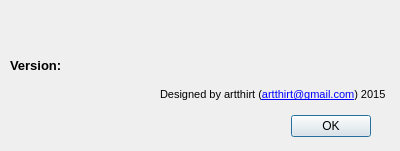
<?xml version="1.0" encoding="UTF-8"?>
<ui version="4.0">
 <class>DialogAbout</class>
 <widget class="QDialog" name="DialogAbout">
  <property name="geometry">
   <rect>
    <x>0</x>
    <y>0</y>
    <width>400</width>
    <height>151</height>
   </rect>
  </property>
  <property name="windowTitle">
   <string>About</string>
  </property>
  <widget class="QDialogButtonBox" name="buttonBox">
   <property name="geometry">
    <rect>
     <x>30</x>
     <y>110</y>
     <width>341</width>
     <height>32</height>
    </rect>
   </property>
   <property name="orientation">
    <enum>Qt::Horizontal</enum>
   </property>
   <property name="standardButtons">
    <set>QDialogButtonBox::Ok</set>
   </property>
  </widget>
  <widget class="QWidget" name="horizontalLayoutWidget">
   <property name="geometry">
    <rect>
     <x>10</x>
     <y>50</y>
     <width>371</width>
     <height>31</height>
    </rect>
   </property>
   <layout class="QHBoxLayout" name="horizontalLayout">
    <item>
     <widget class="QLabel" name="label">
      <property name="maximumSize">
       <size>
        <width>70</width>
        <height>16777215</height>
       </size>
      </property>
      <property name="font">
       <font>
        <pointsize>10</pointsize>
        <weight>75</weight>
        <bold>true</bold>
       </font>
      </property>
      <property name="text">
       <string>Version:</string>
      </property>
     </widget>
    </item>
    <item>
     <widget class="QLabel" name="lb_version">
      <property name="font">
       <font>
        <pointsize>10</pointsize>
       </font>
      </property>
      <property name="text">
       <string/>
      </property>
     </widget>
    </item>
   </layout>
  </widget>
  <widget class="QLabel" name="label_2">
   <property name="geometry">
    <rect>
     <x>160</x>
     <y>80</y>
     <width>241</width>
     <height>29</height>
    </rect>
   </property>
   <property name="maximumSize">
    <size>
     <width>400</width>
     <height>16777215</height>
    </size>
   </property>
   <property name="font">
    <font>
     <pointsize>8</pointsize>
     <weight>50</weight>
     <bold>false</bold>
    </font>
   </property>
   <property name="text">
    <string>&lt;html&gt;&lt;head/&gt;&lt;body&gt;&lt;p&gt;Designed by artthirt (&lt;a href=&quot;mailto:artthirt@gmail.com&quot;&gt;&lt;span style=&quot; text-decoration: underline; color:#0000ff;&quot;&gt;artthirt@gmail.com&lt;/span&gt;&lt;/a&gt;) 2015&lt;/p&gt;&lt;/body&gt;&lt;/html&gt;</string>
   </property>
  </widget>
 </widget>
 <resources/>
 <connections>
  <connection>
   <sender>buttonBox</sender>
   <signal>accepted()</signal>
   <receiver>DialogAbout</receiver>
   <slot>accept()</slot>
   <hints>
    <hint type="sourcelabel">
     <x>248</x>
     <y>254</y>
    </hint>
    <hint type="destinationlabel">
     <x>157</x>
     <y>274</y>
    </hint>
   </hints>
  </connection>
  <connection>
   <sender>buttonBox</sender>
   <signal>rejected()</signal>
   <receiver>DialogAbout</receiver>
   <slot>reject()</slot>
   <hints>
    <hint type="sourcelabel">
     <x>316</x>
     <y>260</y>
    </hint>
    <hint type="destinationlabel">
     <x>286</x>
     <y>274</y>
    </hint>
   </hints>
  </connection>
 </connections>
</ui>
